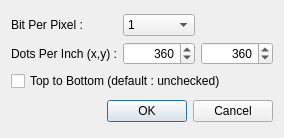
<?xml version="1.0" encoding="UTF-8"?>
<ui version="4.0">
 <class>BitmapSaveOptionDlgClass</class>
 <widget class="QDialog" name="BitmapSaveOptionDlgClass">
  <property name="geometry">
   <rect>
    <x>0</x>
    <y>0</y>
    <width>284</width>
    <height>138</height>
   </rect>
  </property>
  <property name="focusPolicy">
   <enum>Qt::StrongFocus</enum>
  </property>
  <property name="windowTitle">
   <string>BitmapSaveOptionDlg</string>
  </property>
  <layout class="QVBoxLayout" name="verticalLayout">
   <item>
    <layout class="QGridLayout" name="gridLayout">
     <item row="1" column="2">
      <widget class="QSpinBox" name="spinDPIy">
       <property name="alignment">
        <set>Qt::AlignRight|Qt::AlignTrailing|Qt::AlignVCenter</set>
       </property>
       <property name="maximum">
        <number>268435455</number>
       </property>
       <property name="value">
        <number>360</number>
       </property>
      </widget>
     </item>
     <item row="1" column="1">
      <widget class="QSpinBox" name="spinDPIx">
       <property name="alignment">
        <set>Qt::AlignRight|Qt::AlignTrailing|Qt::AlignVCenter</set>
       </property>
       <property name="maximum">
        <number>268435455</number>
       </property>
       <property name="value">
        <number>360</number>
       </property>
      </widget>
     </item>
     <item row="0" column="0">
      <widget class="QLabel" name="label">
       <property name="text">
        <string>Bit Per Pixel :</string>
       </property>
      </widget>
     </item>
     <item row="0" column="1">
      <widget class="QComboBox" name="cmbBPP">
       <property name="editable">
        <bool>false</bool>
       </property>
       <property name="frame">
        <bool>true</bool>
       </property>
       <item>
        <property name="text">
         <string>1</string>
        </property>
       </item>
       <item>
        <property name="text">
         <string>4</string>
        </property>
       </item>
       <item>
        <property name="text">
         <string>8</string>
        </property>
       </item>
       <item>
        <property name="text">
         <string>24</string>
        </property>
       </item>
      </widget>
     </item>
     <item row="1" column="0">
      <widget class="QLabel" name="label_2">
       <property name="text">
        <string>Dots Per Inch (x,y) :</string>
       </property>
      </widget>
     </item>
     <item row="2" column="0" colspan="3">
      <widget class="QCheckBox" name="chkTopToBottom">
       <property name="text">
        <string>Top to Bottom (default : unchecked)</string>
       </property>
       <property name="checked">
        <bool>false</bool>
       </property>
      </widget>
     </item>
    </layout>
   </item>
   <item>
    <widget class="QDialogButtonBox" name="buttonBox">
     <property name="standardButtons">
      <set>QDialogButtonBox::Cancel|QDialogButtonBox::Ok</set>
     </property>
    </widget>
   </item>
  </layout>
 </widget>
 <layoutdefault spacing="6" margin="11"/>
 <resources/>
 <connections/>
</ui>
